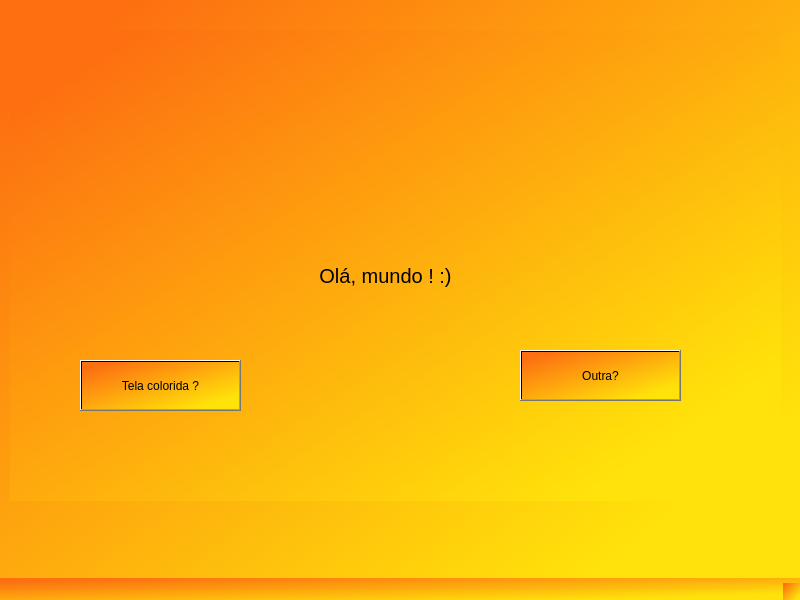
<?xml version="1.0" encoding="UTF-8"?>
<ui version="4.0">
 <class>MainWindow</class>
 <widget class="QMainWindow" name="MainWindow">
  <property name="geometry">
   <rect>
    <x>0</x>
    <y>0</y>
    <width>800</width>
    <height>600</height>
   </rect>
  </property>
  <property name="windowTitle">
   <string>MainWindow</string>
  </property>
  <property name="styleSheet">
   <string notr="true">background-color: qlineargradient(spread:pad, x1:0.0761421, y1:0.091, x2:0.878, y2:0.841, stop:0 rgba(253, 111, 17, 255), stop:1 rgba(255, 226, 10, 255));</string>
  </property>
  <widget class="QWidget" name="centralwidget">
   <widget class="QStackedWidget" name="stackedWidget">
    <property name="geometry">
     <rect>
      <x>10</x>
      <y>30</y>
      <width>771</width>
      <height>471</height>
     </rect>
    </property>
    <property name="styleSheet">
     <string notr="true"/>
    </property>
    <widget class="QWidget" name="page">
     <widget class="QLabel" name="label">
      <property name="geometry">
       <rect>
        <x>240</x>
        <y>190</y>
        <width>271</width>
        <height>111</height>
       </rect>
      </property>
      <property name="font">
       <font>
        <pointsize>15</pointsize>
       </font>
      </property>
      <property name="styleSheet">
       <string notr="true">background-color: none;</string>
      </property>
      <property name="text">
       <string>Olá, mundo ! :)</string>
      </property>
      <property name="alignment">
       <set>Qt::AlignCenter</set>
      </property>
     </widget>
     <widget class="QPushButton" name="pushButton">
      <property name="geometry">
       <rect>
        <x>70</x>
        <y>330</y>
        <width>161</width>
        <height>51</height>
       </rect>
      </property>
      <property name="text">
       <string>Tela colorida ?</string>
      </property>
     </widget>
     <widget class="QPushButton" name="pushButton_2">
      <property name="geometry">
       <rect>
        <x>510</x>
        <y>320</y>
        <width>161</width>
        <height>51</height>
       </rect>
      </property>
      <property name="text">
       <string>Outra?</string>
      </property>
     </widget>
    </widget>
   </widget>
  </widget>
  <widget class="QMenuBar" name="menubar">
   <property name="geometry">
    <rect>
     <x>0</x>
     <y>0</y>
     <width>800</width>
     <height>22</height>
    </rect>
   </property>
  </widget>
  <widget class="QStatusBar" name="statusbar"/>
 </widget>
 <resources/>
 <connections/>
</ui>
